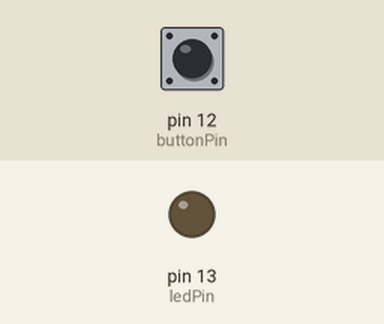
Recording of a sketch running on a simulated Arduino Uno, built with avr-gcc and run on an emulated ATmega328P. Parts: output pins drawn as LEDs (lit = HIGH). Dashed ring = blinking. The test bench sets the inputs (shaded band); at power-on: pin 12 (buttonPin) HIGH.

Above: at 1.2 s.
1.3 s: pin 12 (buttonPin) pulled LOW for 1 s
At 3.4 s:
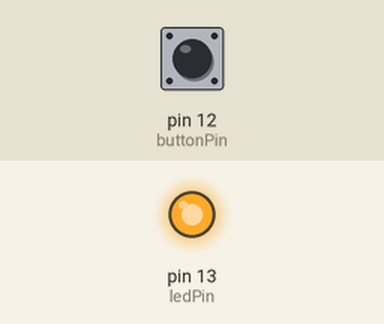
3.8 s: pin 12 (buttonPin) pulled LOW for 3.2 s
At 4.1 s:
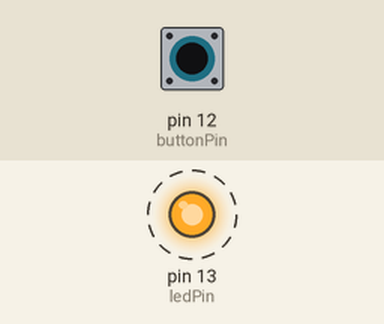
8.5 s: pin 12 (buttonPin) pulled LOW for 0.25 s
At 9.5 s:
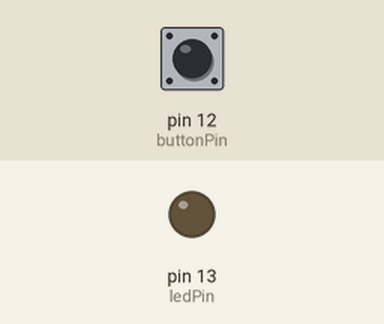
Timing chart, 0 to 11.5 s (numbered marks = the images above; inputs shaded):
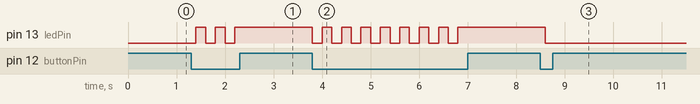

Measured:
- after the input at 1.3 s, pin 13 (ledPin): alternates HIGH for 0.20 s and LOW for 0.20 s, 5 changes in all, then stays HIGH, starting after 0.10 s
- after the input at 3.8 s, pin 13 (ledPin): alternates HIGH for 0.20 s and LOW for 0.20 s, 16 changes in all, then stays HIGH, starting at once
- after the input at 8.5 s, pin 13 (ledPin): HIGH → LOW after 0.10 s

The sketch:

Program02.ino
```cpp
// Program Constants
const int buttonPin = 12;
const int ledPin =  13;

// Variables
int buttonState = 0;
int status = 0;

void setup()
{
  pinMode(ledPin, OUTPUT);
  pinMode(buttonPin, INPUT_PULLUP);
}

void loop()
{
  // Read button state
  buttonState = digitalRead(buttonPin);

  // If button is pressed...
  if (buttonState == LOW)
  {

    // Check if the LED is OFF
    if ( status == 0)
    {
      digitalWrite(ledPin, HIGH);
      status = 1;
    }
    else if ( status == 1)
    {
      digitalWrite(ledPin, LOW);
      status = 0;
    }
  }
  delay(200);

}
```
